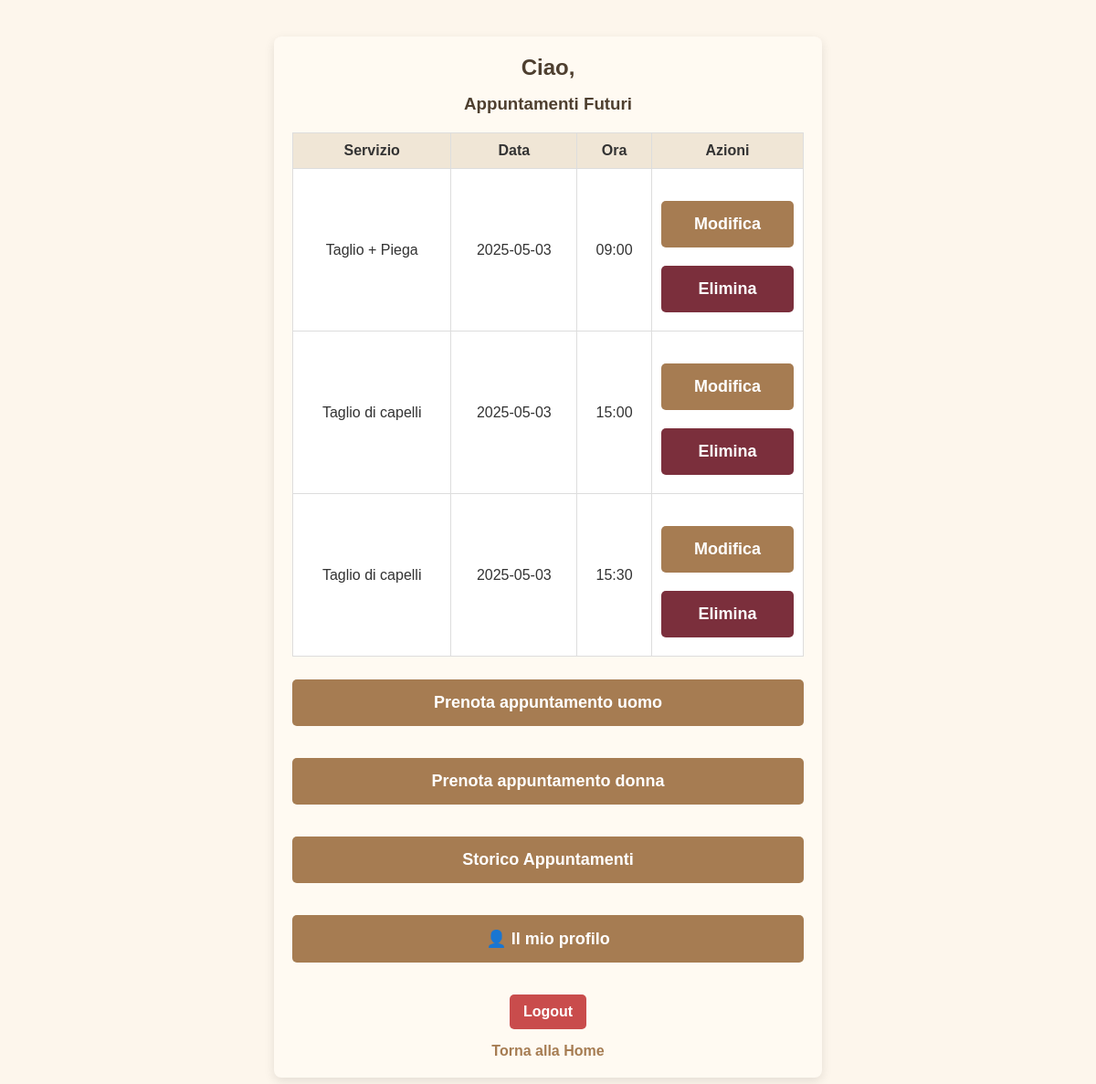
/user_dashboard (signed in), run on an earlier commit of the app's database.
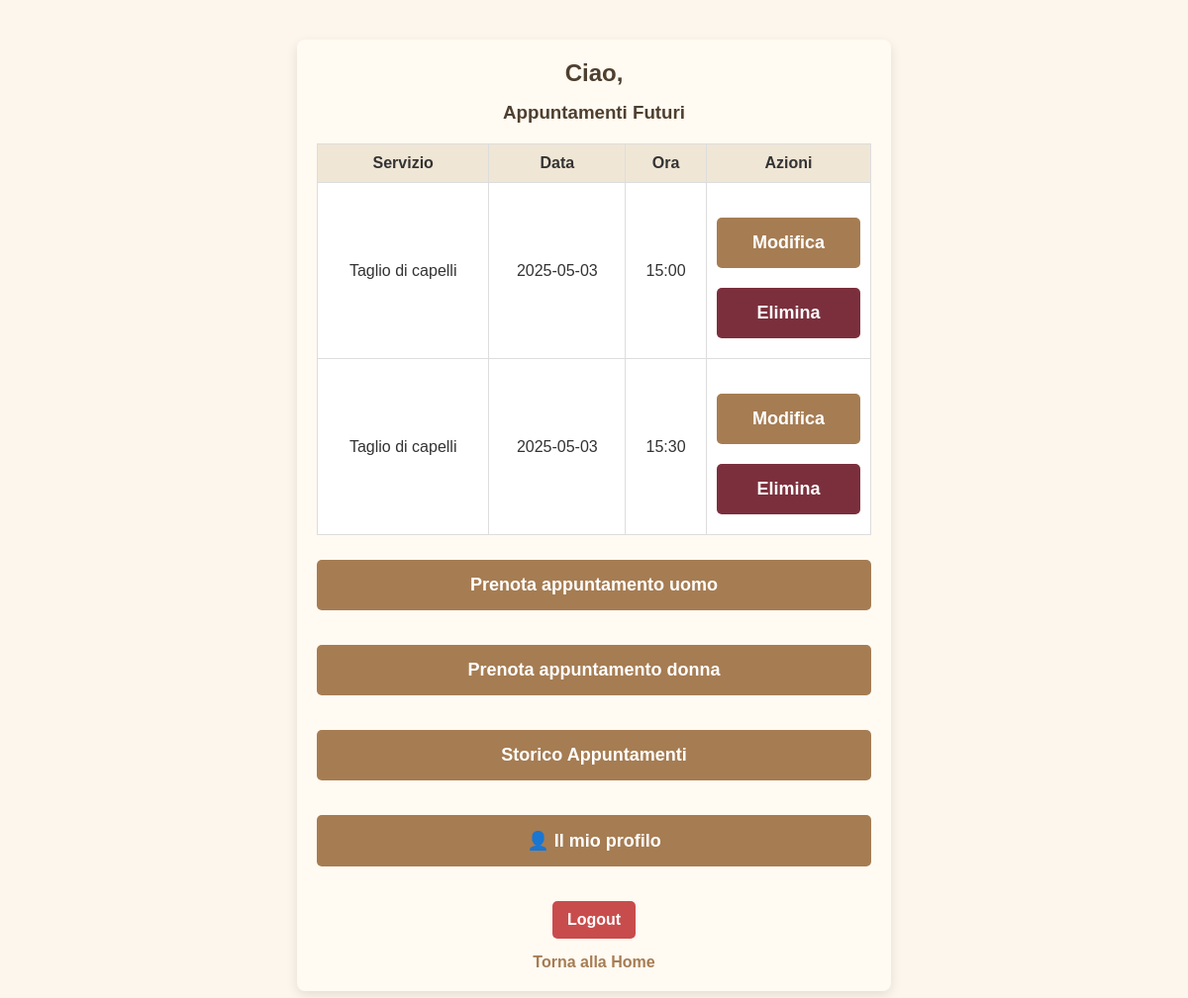
And on a later commit of the database.
### tables this page shows
CREATE TABLE appointments (
            id INTEGER PRIMARY KEY AUTOINCREMENT,
            user_id INTEGER NOT NULL,
            service TEXT NOT NULL,
            date TEXT NOT NULL,
            time TEXT NOT NULL, barber TEXT NOT NULL DEFAULT 'Mattia', tipo TEXT DEFAULT 'barbiere',
            FOREIGN KEY (user_id) REFERENCES users(id)
        );

### app.py (the view)
@app.route('/user_dashboard')
def user_dashboard():
    if 'user_id' not in session:
        return redirect(url_for('login_user'))
    user_id = session['user_id']
    conn = sqlite3.connect('bookings.db')
    cursor = conn.cursor()
    today = datetime.now().strftime("%Y-%m-%d")
    now_time = datetime.now().strftime("%H:%M")
    cursor.execute("""
        SELECT id, service, date, time
        FROM appointments
        WHERE user_id = ? AND (date > ? OR (date = ? AND time >= ?))
        ORDER BY date ASC, time ASC
    """, (user_id, today, today, now_time))
    appointments = cursor.fetchall()
    conn.close()
    return render_template('user_dashboard.html', appointments=appointments)

### templates/user_dashboard.html (shortened to what this page needs)
<!DOCTYPE html>
<html lang="it">
<head>
  <link rel="stylesheet" href="{{ url_for('static', filename='style.css') }}">
</head>
<body>
  <div class="container">
    <h2>Ciao, {{ session['username'] }}</h2>
    <h3>Appuntamenti Futuri</h3>
    {% if appointments %}
      <table>
        <thead>
          <tr>
            <th>Servizio</th>
            <th>Data</th>
            <th>Ora</th>
            <th>Azioni</th>
          </tr>
        </thead>
        <tbody>
          {% for appointment in appointments %}
          <tr>
            <td>{{ appointment[1] }}</td>
            <td>{{ appointment[2] }}</td>
            <td>{{ appointment[3] }}</td>
            <td>
              <a href="{{ url_for('edit_appointment', appointment_id=appointment[0]) }}">
                <button class="big-btn">Modifica</button>
              </a>
              <button class="delete-appointment big-btn" data-id="{{ appointment[0] }}" style="background-color: #7b2f3c; color: white;">Elimina</button>
            </td>
          </tr>
          {% endfor %}
        </tbody>
      </table>
    {% else %}
      <p>Non hai appuntamenti futuri.</p>
    {% endif %}
    <a href="{{ url_for('book') }}"><button class="big-btn">Prenota appuntamento uomo</button></a>
    <a href="{{ url_for('book_hair') }}"><button class="big-btn">Prenota appuntamento donna</button></a>
    <a href="{{ url_for('user_history') }}"><button class="big-btn"> Storico Appuntamenti</button></a>
    <a href="{{ url_for('account') }}"><button class="big-btn">👤 Il mio profilo</button></a>
    <a href="{{ url_for('logout') }}"><button class="logout-btn">Logout</button></a>
    <a href="{{ url_for('index') }}">Torna alla Home</a>
  </div>
</body>
</html>

What changed in the data, as far as the page shows it:
removed appointments: service "Taglio + Piega", date "2025-05-03", time "09:00"
